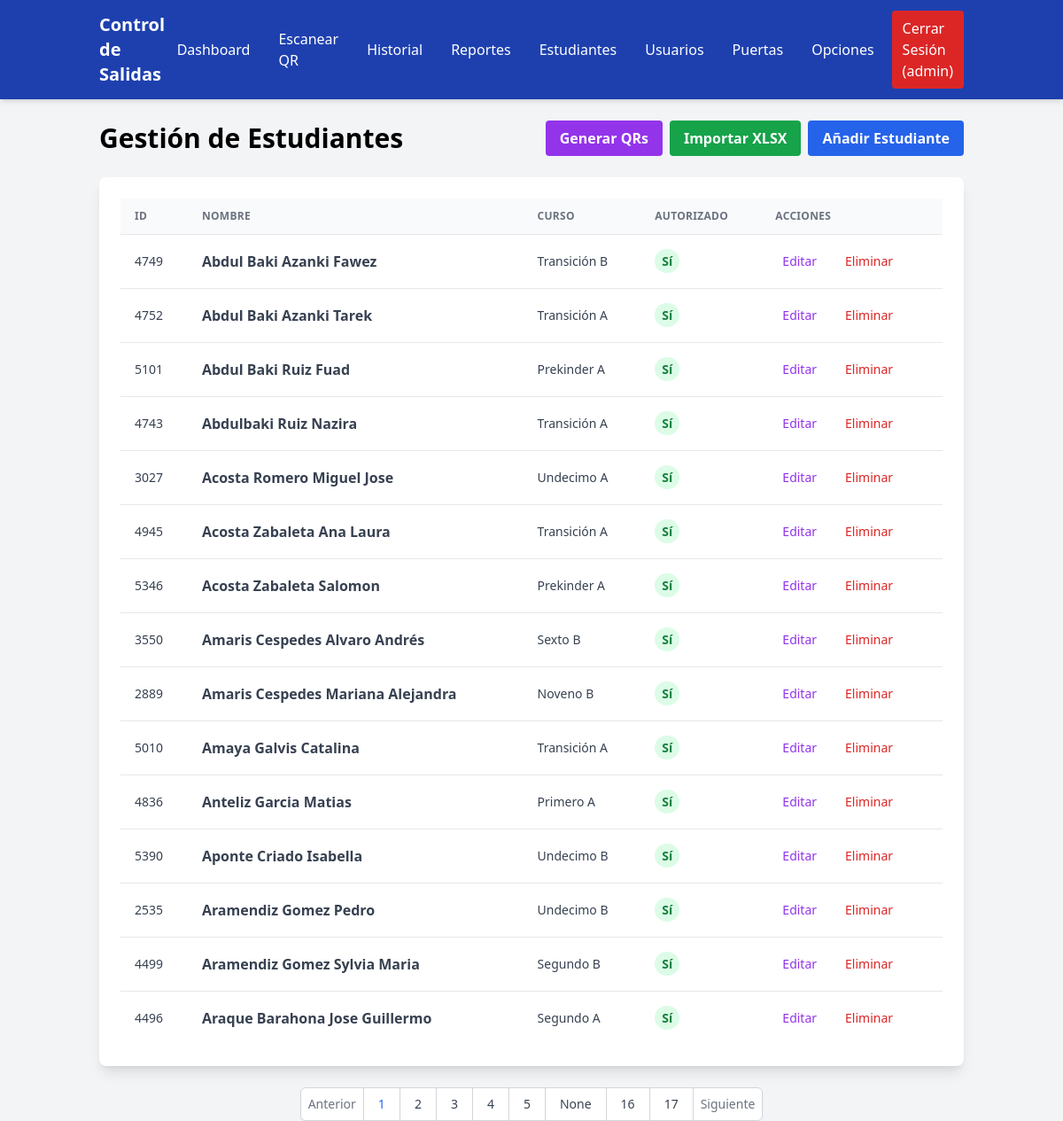
The app's page /students (signed in) with its own data.
### app/models.py (models this page shows, shortened)
class User(UserMixin, db.Model):
    __tablename__ = 'users'
    id = db.Column(db.Integer, primary_key=True)
    username = db.Column(db.String(80), unique=True, nullable=False)
    password_hash = db.Column(db.String(256), nullable=False)
    role = db.Column(db.Enum(Role), default=Role.OPERATOR, nullable=False)
    created_at = db.Column(db.DateTime, default=datetime.utcnow)

class Student(db.Model):
    __tablename__ = 'students'
    id = db.Column(db.Integer, primary_key=True) # Este ID debe coincidir con el del QR
    name = db.Column(db.String(120), nullable=False)
    course = db.Column(db.String(80), nullable=True)
    authorized = db.Column(db.Boolean, default=False, nullable=False)
    photo_filename = db.Column(db.String(100), nullable=True)
    created_at = db.Column(db.DateTime, default=datetime.utcnow)
    updated_at = db.Column(db.DateTime, default=datetime.utcnow, onupdate=datetime.utcnow)
    exits = db.relationship('Exit', backref='student', lazy=True, cascade="all, delete-orphan")

### app/routes.py (the view)
@bp.route('/students')
@login_required
@admin_required
def list_students():
    page = request.args.get('page', 1, type=int)
    students = Student.query.order_by(Student.name).paginate(page=page, per_page=15)
    return render_template('students/students.html', students=students)

### app/templates/students/students.html (shortened to what this page needs)
{% extends "base.html" %}
{% block content %}
<div class="flex justify-between items-center mb-6">
    <h1 class="text-3xl font-bold">Gestión de Estudiantes</h1>
    <div class="flex items-center space-x-2">
        <a href="{{ url_for('routes.generate_qrs') }}" class="bg-purple-600 hover:bg-purple-700 text-white font-bold py-2 px-4 rounded">Generar QRs</a>
        <a href="{{ url_for('routes.import_students') }}" class="bg-green-600 hover:bg-green-700 text-white font-bold py-2 px-4 rounded mr-2">Importar XLSX</a>
        <a href="{{ url_for('routes.create_student') }}" class="bg-blue-600 hover:bg-blue-700 text-white font-bold py-2 px-4 rounded">Añadir Estudiante</a>
    </div>
</div>
<div class="bg-white p-6 rounded-lg shadow-lg overflow-x-auto">
    <table class="w-full whitespace-no-wrap">
        <thead>
            <tr class="text-xs font-semibold tracking-wide text-left text-gray-500 uppercase border-b bg-gray-50">
                <th class="px-4 py-3">ID</th>
                <th class="px-4 py-3">Nombre</th>
                <th class="px-4 py-3">Curso</th>
                <th class="px-4 py-3">Autorizado</th>
                <th class="px-4 py-3">Acciones</th>
            </tr>
        </thead>
        <tbody class="bg-white divide-y">
            {% for student in students.items %}
            <tr class="text-gray-700">
                <td class="px-4 py-3 text-sm">{{ student.id }}</td>
                <td class="px-4 py-3 font-semibold">{{ student.name }}</td>
                <td class="px-4 py-3 text-sm">{{ student.course }}</td>
                <td class="px-4 py-3 text-sm">
                    {% if student.authorized %}
                        <span class="px-2 py-1 font-semibold leading-tight text-green-700 bg-green-100 rounded-full">Sí</span>
                    {% else %}
                        <span class="px-2 py-1 font-semibold leading-tight text-red-700 bg-red-100 rounded-full">No</span>
                    {% endif %}
                </td>
                <td class="px-4 py-3">
                    <div class="flex items-center space-x-4 text-sm">
                        <a href="{{ url_for('routes.edit_student', id=student.id) }}" class="flex items-center justify-between px-2 py-2 text-sm font-medium leading-5 text-purple-600 rounded-lg hover:text-purple-800 focus:outline-none focus:shadow-outline-gray" aria-label="Edit">
                            Editar
                        </a>
                        <form action="{{ url_for('routes.delete_student', id=student.id) }}" method="post" onsubmit="return confirm('¿Estás seguro de que deseas eliminar a este estudiante?');">
                            <button type="submit" class="flex items-center justify-between px-2 py-2 text-sm font-medium leading-5 text-red-600 rounded-lg hover:text-red-800 focus:outline-none focus:shadow-outline-gray" aria-label="Delete">
                                Eliminar
                            </button>
                        </form>
                    </div>
                </td>
            </tr>
            {% else %}
            <tr>
                <td colspan="5" class="px-4 py-3 text-center text-gray-500">No hay estudiantes registrados.</td>
            </tr>
            {% endfor %}
        </tbody>
    </table>
</div>
{% if students.pages > 1 %}
<div class="flex justify-center mt-6">
    <nav class="relative z-0 inline-flex rounded-md shadow-sm -space-x-px" aria-label="Pagination">
        <a href="{{ url_for('routes.list_students', page=students.prev_num) if students.has_prev else '#' }}" class="relative inline-flex items-center px-2 py-2 rounded-l-md border border-gray-300 bg-white text-sm font-medium text-gray-500 hover:bg-gray-50 {{ 'disabled:opacity-50 cursor-not-allowed' if not students.has_prev }}">Anterior</a>
        {% for page_num in students.iter_pages() %}
            <a href="{{ url_for('routes.list_students', page=page_num) }}" class="relative inline-flex items-center px-4 py-2 border border-gray-300 bg-white text-sm font-medium {{ 'bg-blue-100 text-blue-600' if page_num == students.page else 'text-gray-700 hover:bg-gray-50' }}">{{ page_num }}</a>
        {% endfor %}
        <a href="{{ url_for('routes.list_students', page=students.next_num) if students.has_next else '#' }}" class="relative inline-flex items-center px-2 py-2 rounded-r-md border border-gray-300 bg-white text-sm font-medium text-gray-500 hover:bg-gray-50 {{ 'disabled:opacity-50 cursor-not-allowed' if not students.has_next }}">Siguiente</a>
    </nav>
</div>
{% endif %}
{% endblock %}

### app/templates/base.html (shortened to what this page needs)
<!DOCTYPE html>
<html lang="es">
<head>
    <script src="https://cdn.tailwindcss.com"></script>
</head>
<body class="bg-gray-100 font-sans">
    <nav x-data="{ open: false }" class="bg-blue-800 text-white shadow-md">
    <div class="container mx-auto px-6 py-3">
        <div class="flex justify-between items-center">
            <a href="{{ url_for('routes.dashboard') }}" class="text-xl font-bold">Control de Salidas</a>
<div class="hidden md:flex items-center space-x-2">
    {% if current_user.is_authenticated %}
        <a href="{{ url_for('routes.dashboard') }}" class="px-3 py-2 rounded hover:bg-blue-700">Dashboard</a>
        <a href="{{ url_for('routes.scan') }}" class="px-3 py-2 rounded hover:bg-blue-700">Escanear QR</a>
        <a href="{{ url_for('routes.list_exits') }}" class="px-3 py-2 rounded hover:bg-blue-700">Historial</a>
        <a href="{{ url_for('routes.daily_report') }}" class="px-3 py-2 rounded hover:bg-blue-700">Reportes</a>
        {% if current_user.role.value == 'admin' %}
            <a href="{{ url_for('routes.list_students') }}" class="px-3 py-2 rounded hover:bg-blue-700">Estudiantes</a>
            <a href="{{ url_for('routes.list_users') }}" class="px-3 py-2 rounded hover:bg-blue-700">Usuarios</a>
            <a href="{{ url_for('routes.list_doors') }}" class="px-3 py-2 rounded hover:bg-blue-700">Puertas</a>
            <a href="{{ url_for('routes.app_settings') }}" class="px-3 py-2 rounded hover:bg-blue-700">Opciones</a>
        {% endif %}
        <a href="{{ url_for('routes.logout') }}" class="px-3 py-2 rounded bg-red-600 hover:bg-red-700">Cerrar Sesión ({{ current_user.username }})</a>
    {% else %}
        <a href="{{ url_for('routes.login') }}" class="px-3 py-2 rounded hover:bg-blue-700">Iniciar Sesión</a>
    {% endif %}
</div>
        </div>
    </div>
    </nav>
    <main class="container mx-auto mt-6 px-6">
        {% block content %}{% endblock %}
    </main>
</body>
</html>

### records on screen
User: username "admin"
Student: id "4749", name "Abdul Baki Azanki Fawez", course "Transición B", authorized "Sí"
Student: id "4752", name "Abdul Baki Azanki Tarek", course "Transición A", authorized "Sí"
Student: id "5101", name "Abdul Baki Ruiz Fuad", course "Prekinder A", authorized "Sí"
Student: id "4743", name "Abdulbaki Ruiz Nazira", course "Transición A", authorized "Sí"
Student: id "3027", name "Acosta Romero Miguel Jose", course "Undecimo A", authorized "Sí"
Student: id "4945", name "Acosta Zabaleta Ana Laura", course "Transición A", authorized "Sí"
Student: id "5346", name "Acosta Zabaleta Salomon", course "Prekinder A", authorized "Sí"
Student: id "3550", name "Amaris Cespedes Alvaro Andrés", course "Sexto B", authorized "Sí"
Student: id "2889", name "Amaris Cespedes Mariana Alejandra", course "Noveno B", authorized "Sí"
Student: id "5010", name "Amaya Galvis Catalina", course "Transición A", authorized "Sí"
Student: id "4836", name "Anteliz Garcia Matias", course "Primero A", authorized "Sí"
Student: id "5390", name "Aponte Criado Isabella", course "Undecimo B", authorized "Sí"
Student: id "2535", name "Aramendiz Gomez Pedro", course "Undecimo B", authorized "Sí"
Student: id "4499", name "Aramendiz Gomez Sylvia Maria", course "Segundo B", authorized "Sí"
Student: id "4496", name "Araque Barahona Jose Guillermo", course "Segundo A", authorized "Sí"

### other values on screen
{{ page_num }} "1" "2" "3" "4" "5" "None" "16" "17"
